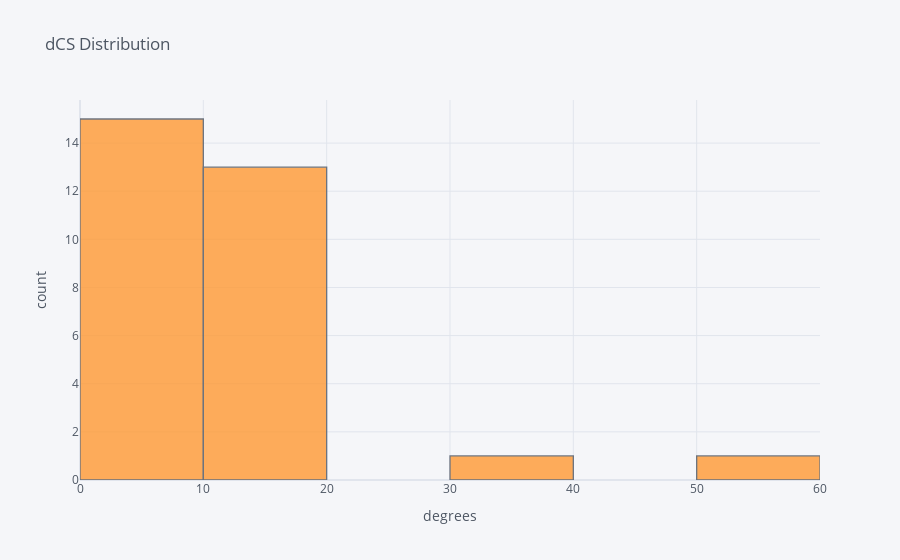

Here is the notebook cell this chart was saved with:
### Code cell
df['dCS'].iplot(size=0, kind='hist', xTitle='degrees',
yTitle='count', title='dCS Distribution')
plt.show()

### Figure 1 — Plotly figure (JSON) as saved in the notebook; plotly's stock layout.template omitted (floating-point values rounded to 4 significant figures)
{"data": [{"histfunc": "count", "histnorm": "", "marker": {"color": "rgba(255, 153, 51, 1.0)", "line": {"color": "#4D5663", "width": 1.3}}, "name": "dCS", "opacity": 0.8, "orientation": "v", "type": "histogram", "x": [38.59, 10.0, 8.65, 7.0, 7.0, 6.8, 16.6, 6.72, 7.08, 6.4, 6.0, 11.27, 12.74, 9.75, 11.6, 11.8, 12.6, 16.6, 17.12, 10.0, 10.7, 9.18, 6.0, 4.47, 5.33, 4.29, 6.37, 10.7, 10.2, 55.56]}], "layout": {"barmode": "overlay", "legend": {"bgcolor": "#F5F6F9", "font": {"color": "#4D5663"}}, "paper_bgcolor": "#F5F6F9", "plot_bgcolor": "#F5F6F9", "title": {"font": {"color": "#4D5663"}, "text": "dCS Distribution"}, "xaxis": {"gridcolor": "#E1E5ED", "showgrid": true, "tickfont": {"color": "#4D5663"}, "title": {"font": {"color": "#4D5663"}, "text": "degrees"}, "zerolinecolor": "#E1E5ED"}, "yaxis": {"gridcolor": "#E1E5ED", "showgrid": true, "tickfont": {"color": "#4D5663"}, "title": {"font": {"color": "#4D5663"}, "text": "count"}, "zerolinecolor": "#E1E5ED"}}}
